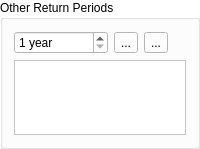
              <widget class="QGroupBox" name="groupBox_SAEP_2">
               <property name="minimumSize">
                <size>
                 <width>200</width>
                 <height>0</height>
                </size>
               </property>
               <property name="maximumSize">
                <size>
                 <width>200</width>
                 <height>16777215</height>
                </size>
               </property>
               <property name="palette">
                <palette>
                 <active>
                  <colorrole role="WindowText">
                   <brush brushstyle="SolidPattern">
                    <color alpha="255">
                     <red>0</red>
                     <green>0</green>
                     <blue>0</blue>
                    </color>
                   </brush>
                  </colorrole>
                  <colorrole role="Button">
                   <brush brushstyle="SolidPattern">
                    <color alpha="255">
                     <red>255</red>
                     <green>255</green>
                     <blue>255</blue>
                    </color>
                   </brush>
                  </colorrole>
                  <colorrole role="Light">
                   <brush brushstyle="SolidPattern">
                    <color alpha="255">
                     <red>255</red>
                     <green>255</green>
                     <blue>255</blue>
                    </color>
                   </brush>
                  </colorrole>
                  <colorrole role="Midlight">
                   <brush brushstyle="SolidPattern">
                    <color alpha="255">
                     <red>255</red>
                     <green>255</green>
                     <blue>255</blue>
                    </color>
                   </brush>
                  </colorrole>
                  <colorrole role="Dark">
                   <brush brushstyle="SolidPattern">
                    <color alpha="255">
                     <red>127</red>
                     <green>127</green>
                     <blue>127</blue>
                    </color>
                   </brush>
                  </colorrole>
                  <colorrole role="Mid">
                   <brush brushstyle="SolidPattern">
                    <color alpha="255">
                     <red>170</red>
                     <green>170</green>
                     <blue>170</blue>
                    </color>
                   </brush>
                  </colorrole>
                  <colorrole role="Text">
                   <brush brushstyle="SolidPattern">
                    <color alpha="255">
                     <red>0</red>
                     <green>0</green>
                     <blue>0</blue>
                    </color>
                   </brush>
                  </colorrole>
                  <colorrole role="BrightText">
                   <brush brushstyle="SolidPattern">
                    <color alpha="255">
                     <red>255</red>
                     <green>255</green>
                     <blue>255</blue>
                    </color>
                   </brush>
                  </colorrole>
                  <colorrole role="ButtonText">
                   <brush brushstyle="SolidPattern">
                    <color alpha="255">
                     <red>0</red>
                     <green>0</green>
                     <blue>0</blue>
                    </color>
                   </brush>
                  </colorrole>
                  <colorrole role="Base">
                   <brush brushstyle="SolidPattern">
                    <color alpha="255">
                     <red>255</red>
                     <green>255</green>
                     <blue>255</blue>
                    </color>
                   </brush>
                  </colorrole>
                  <colorrole role="Window">
                   <brush brushstyle="SolidPattern">
                    <color alpha="255">
                     <red>255</red>
                     <green>255</green>
                     <blue>255</blue>
                    </color>
                   </brush>
                  </colorrole>
                  <colorrole role="Shadow">
                   <brush brushstyle="SolidPattern">
                    <color alpha="255">
                     <red>0</red>
                     <green>0</green>
                     <blue>0</blue>
                    </color>
                   </brush>
                  </colorrole>
                  <colorrole role="AlternateBase">
                   <brush brushstyle="SolidPattern">
                    <color alpha="255">
                     <red>255</red>
                     <green>255</green>
                     <blue>255</blue>
                    </color>
                   </brush>
                  </colorrole>
                  <colorrole role="ToolTipBase">
                   <brush brushstyle="SolidPattern">
                    <color alpha="255">
                     <red>255</red>
                     <green>255</green>
                     <blue>220</blue>
                    </color>
                   </brush>
                  </colorrole>
                  <colorrole role="ToolTipText">
                   <brush brushstyle="SolidPattern">
                    <color alpha="255">
                     <red>0</red>
                     <green>0</green>
                     <blue>0</blue>
                    </color>
                   </brush>
                  </colorrole>
                 </active>
                 <inactive>
                  <colorrole role="WindowText">
                   <brush brushstyle="SolidPattern">
                    <color alpha="255">
                     <red>0</red>
                     <green>0</green>
                     <blue>0</blue>
                    </color>
                   </brush>
                  </colorrole>
                  <colorrole role="Button">
                   <brush brushstyle="SolidPattern">
                    <color alpha="255">
                     <red>255</red>
                     <green>255</green>
                     <blue>255</blue>
                    </color>
                   </brush>
                  </colorrole>
                  <colorrole role="Light">
                   <brush brushstyle="SolidPattern">
                    <color alpha="255">
                     <red>255</red>
                     <green>255</green>
                     <blue>255</blue>
                    </color>
                   </brush>
                  </colorrole>
                  <colorrole role="Midlight">
                   <brush brushstyle="SolidPattern">
                    <color alpha="255">
                     <red>255</red>
                     <green>255</green>
                     <blue>255</blue>
                    </color>
                   </brush>
                  </colorrole>
                  <colorrole role="Dark">
                   <brush brushstyle="SolidPattern">
                    <color alpha="255">
                     <red>127</red>
                     <green>127</green>
                     <blue>127</blue>
                    </color>
                   </brush>
                  </colorrole>
                  <colorrole role="Mid">
                   <brush brushstyle="SolidPattern">
                    <color alpha="255">
                     <red>170</red>
                     <green>170</green>
                     <blue>170</blue>
                    </color>
                   </brush>
                  </colorrole>
                  <colorrole role="Text">
                   <brush brushstyle="SolidPattern">
                    <color alpha="255">
                     <red>0</red>
                     <green>0</green>
                     <blue>0</blue>
                    </color>
                   </brush>
                  </colorrole>
                  <colorrole role="BrightText">
                   <brush brushstyle="SolidPattern">
                    <color alpha="255">
                     <red>255</red>
                     <green>255</green>
                     <blue>255</blue>
                    </color>
                   </brush>
                  </colorrole>
                  <colorrole role="ButtonText">
                   <brush brushstyle="SolidPattern">
                    <color alpha="255">
                     <red>0</red>
                     <green>0</green>
                     <blue>0</blue>
                    </color>
                   </brush>
                  </colorrole>
                  <colorrole role="Base">
                   <brush brushstyle="SolidPattern">
                    <color alpha="255">
                     <red>255</red>
                     <green>255</green>
                     <blue>255</blue>
                    </color>
                   </brush>
                  </colorrole>
                  <colorrole role="Window">
                   <brush brushstyle="SolidPattern">
                    <color alpha="255">
                     <red>255</red>
                     <green>255</green>
                     <blue>255</blue>
                    </color>
                   </brush>
                  </colorrole>
                  <colorrole role="Shadow">
                   <brush brushstyle="SolidPattern">
                    <color alpha="255">
                     <red>0</red>
                     <green>0</green>
                     <blue>0</blue>
                    </color>
                   </brush>
                  </colorrole>
                  <colorrole role="AlternateBase">
                   <brush brushstyle="SolidPattern">
                    <color alpha="255">
                     <red>255</red>
                     <green>255</green>
                     <blue>255</blue>
                    </color>
                   </brush>
                  </colorrole>
                  <colorrole role="ToolTipBase">
                   <brush brushstyle="SolidPattern">
                    <color alpha="255">
                     <red>255</red>
                     <green>255</green>
                     <blue>220</blue>
                    </color>
                   </brush>
                  </colorrole>
                  <colorrole role="ToolTipText">
                   <brush brushstyle="SolidPattern">
                    <color alpha="255">
                     <red>0</red>
                     <green>0</green>
                     <blue>0</blue>
                    </color>
                   </brush>
                  </colorrole>
                 </inactive>
                 <disabled>
                  <colorrole role="WindowText">
                   <brush brushstyle="SolidPattern">
                    <color alpha="255">
                     <red>127</red>
                     <green>127</green>
                     <blue>127</blue>
                    </color>
                   </brush>
                  </colorrole>
                  <colorrole role="Button">
                   <brush brushstyle="SolidPattern">
                    <color alpha="255">
                     <red>255</red>
                     <green>255</green>
                     <blue>255</blue>
                    </color>
                   </brush>
                  </colorrole>
                  <colorrole role="Light">
                   <brush brushstyle="SolidPattern">
                    <color alpha="255">
                     <red>255</red>
                     <green>255</green>
                     <blue>255</blue>
                    </color>
                   </brush>
                  </colorrole>
                  <colorrole role="Midlight">
                   <brush brushstyle="SolidPattern">
                    <color alpha="255">
                     <red>255</red>
                     <green>255</green>
                     <blue>255</blue>
                    </color>
                   </brush>
                  </colorrole>
                  <colorrole role="Dark">
                   <brush brushstyle="SolidPattern">
                    <color alpha="255">
                     <red>127</red>
                     <green>127</green>
                     <blue>127</blue>
                    </color>
                   </brush>
                  </colorrole>
                  <colorrole role="Mid">
                   <brush brushstyle="SolidPattern">
                    <color alpha="255">
                     <red>170</red>
                     <green>170</green>
                     <blue>170</blue>
                    </color>
                   </brush>
                  </colorrole>
                  <colorrole role="Text">
                   <brush brushstyle="SolidPattern">
                    <color alpha="255">
                     <red>127</red>
                     <green>127</green>
                     <blue>127</blue>
                    </color>
                   </brush>
                  </colorrole>
                  <colorrole role="BrightText">
                   <brush brushstyle="SolidPattern">
                    <color alpha="255">
                     <red>255</red>
                     <green>255</green>
                     <blue>255</blue>
                    </color>
                   </brush>
                  </colorrole>
                  <colorrole role="ButtonText">
                   <brush brushstyle="SolidPattern">
                    <color alpha="255">
                     <red>127</red>
                     <green>127</green>
                     <blue>127</blue>
                    </color>
                   </brush>
                  </colorrole>
                  <colorrole role="Base">
                   <brush brushstyle="SolidPattern">
                    <color alpha="255">
                     <red>255</red>
                     <green>255</green>
                     <blue>255</blue>
                    </color>
                   </brush>
                  </colorrole>
                  <colorrole role="Window">
                   <brush brushstyle="SolidPattern">
                    <color alpha="255">
                     <red>255</red>
                     <green>255</green>
                     <blue>255</blue>
                    </color>
                   </brush>
                  </colorrole>
                  <colorrole role="Shadow">
                   <brush brushstyle="SolidPattern">
                    <color alpha="255">
                     <red>0</red>
                     <green>0</green>
                     <blue>0</blue>
                    </color>
                   </brush>
                  </colorrole>
                  <colorrole role="AlternateBase">
                   <brush brushstyle="SolidPattern">
                    <color alpha="255">
                     <red>255</red>
                     <green>255</green>
                     <blue>255</blue>
                    </color>
                   </brush>
                  </colorrole>
                  <colorrole role="ToolTipBase">
                   <brush brushstyle="SolidPattern">
                    <color alpha="255">
                     <red>255</red>
                     <green>255</green>
                     <blue>220</blue>
                    </color>
                   </brush>
                  </colorrole>
                  <colorrole role="ToolTipText">
                   <brush brushstyle="SolidPattern">
                    <color alpha="255">
                     <red>0</red>
                     <green>0</green>
                     <blue>0</blue>
                    </color>
                   </brush>
                  </colorrole>
                 </disabled>
                </palette>
               </property>
               <property name="autoFillBackground">
                <bool>true</bool>
               </property>
               <property name="title">
                <string>Other Return Periods</string>
               </property>
               <layout class="QVBoxLayout" name="verticalLayout_4">
                <item>
                 <layout class="QHBoxLayout" name="horizontalLayout_3">
                  <item>
                   <widget class="QSpinBox" name="sbRP">
                    <property name="suffix">
                     <string> year</string>
                    </property>
                    <property name="minimum">
                     <number>1</number>
                    </property>
                    <property name="maximum">
                     <number>999999</number>
                    </property>
                    <property name="value">
                     <number>1</number>
                    </property>
                   </widget>
                  </item>
                  <item>
                   <widget class="QToolButton" name="btnAddRP">
                    <property name="text">
                     <string>...</string>
                    </property>
                   </widget>
                  </item>
                  <item>
                   <widget class="QToolButton" name="btnRemoveRP">
                    <property name="text">
                     <string>...</string>
                    </property>
                   </widget>
                  </item>
                  <item>
                   <spacer name="horizontalSpacer">
                    <property name="orientation">
                     <enum>Qt::Horizontal</enum>
                    </property>
                    <property name="sizeHint" stdset="0">
                     <size>
                      <width>40</width>
                      <height>20</height>
                     </size>
                    </property>
                   </spacer>
                  </item>
                 </layout>
                </item>
                <item>
                 <widget class="QListWidget" name="lwRP">
                  <property name="maximumSize">
                   <size>
                    <width>16777215</width>
                    <height>75</height>
                   </size>
                  </property>
                  <property name="selectionMode">
                   <enum>QAbstractItemView::ExtendedSelection</enum>
                  </property>
                 </widget>
                </item>
               </layout>
              </widget>
